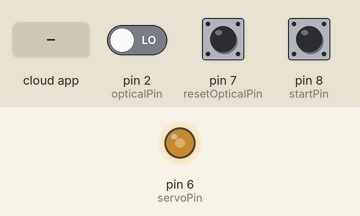
Simulated run of this sketch. Board: Arduino Uno, built with avr-gcc and run on an emulated ATmega328P. Shown: output pins drawn as LEDs (lit = HIGH). Dashed ring = blinking. The test bench sets the inputs (shaded band); at power-on: pin 8 (startPin) LOW, pin 2 (opticalPin) LOW, pin 7 (resetOpticalPin) LOW. The ROS host is connected and sends only what is stated.

Above: at 1.2 s.
1.3 s: pin 8 (startPin) pulled HIGH for 1 s
At 1.61 s:
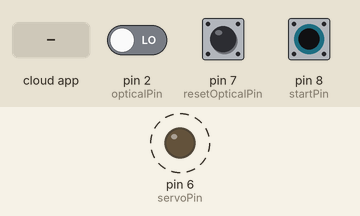
3.8 s: pin 8 (startPin) pulled HIGH for 0.15 s
At 4.4 s:
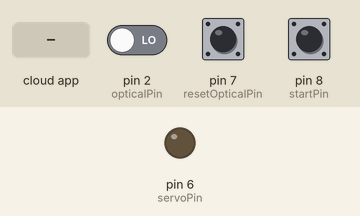
5.5 s: the phone or cloud app sets set_length to -100
At 6.4 s:
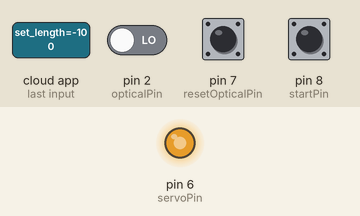
7.0 s: pin 8 (startPin) pulled HIGH for 3.2 s
At 10.5 s:
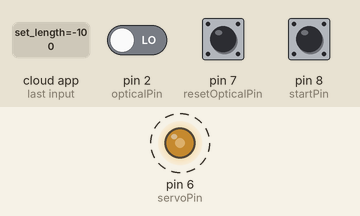
Timing chart, 0 to 12.0 s (numbered marks = the images above; inputs shaded):
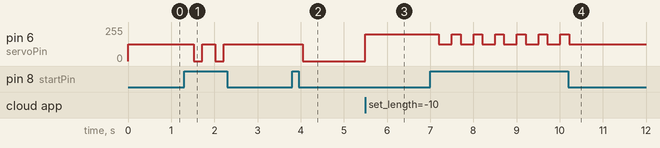

The sketch:

reel_control_scketch__1.ino
```cpp
// Define Libraries
#include <ros.h>
#include <std_msgs/Bool.h>
#include <std_msgs/UInt16.h>
#include <std_msgs/Float32.h>

// Define Variables
int startPin = 8;     // start button (reel system) connected to digital pin 8
int opticalPin = 2;     // optical sensor connected to digital pin 2
int resetOpticalPin = 7;     // reset button (count turn) connected to digital pin 7
int servoPin = 6;        // servo motor connected to digital pin 6
int start = 0;
int count = 0;
bool detect_high = false;
bool detect_low = false;
float diameter = 0.115;
float delta_L = 0.0;
float total_pulses = 1150.0;
float L_min = 1.0; // minimum length allowed
float L_max = 10.0; // maximum length allowed
float initial_L = 1.1; //initial length
float current_L = 1.1; //initial length
float ref_L = 0; // reference length to control
float PWM = 0;
bool controling = false;

std_msgs::Float32 length_msg;
std_msgs::Bool able_to_work_msg;
std_msgs::UInt16 count_steps_turn_motor_msg;

void lengthSubCallback(const std_msgs::Float32& length_ref_msg) {
    ref_L = length_ref_msg.data;
    count = 0;
    controling  = true;
    //initial_L = current_L;
}

int statusTether(){
  if (current_L >= L_min && current_L <= L_max)
    return 0;
  else if ( current_L < L_min)
    return 1;
  else if (current_L > L_max)
    return -1;
}

void moveReel(float ref_L_){
  // put your main code here, to run repeatedly:
    float diff_L = ref_L_ - current_L;
    float tolerance_error = 0.05;
    int sign;

    if (diff_L < tolerance_error && diff_L > -tolerance_error && controling){
      PWM = 0;
      controling == false;
      initial_L = current_L;
      sign = 0;
    }
    else if (diff_L > 0 && controling){ // increase length
      PWM = 100;
      sign = 1.0;
    }
    else if (diff_L < 0 && controling){ // reduce lentgh
      PWM = 200;
      sign = -1.0;
    }

    analogWrite(servoPin, PWM);

    //int val = digitalRead(opticalPin);     // read the input pin

    //if (val == HIGH)
    //  detect_high = true;

    //if (val == LOW)
    //  detect_low = true;

    //if (detect_high && detect_low ){
    //  count++;
    //  count_steps_turn_motor_msg.data = count;
    //  detect_high = false;
    //  detect_low = false;
    //}

    delta_L = (count/total_pulses)* sign * PI * diameter;
    current_L = initial_L + delta_L;
}

void cleanCounter()
{
  int but = digitalRead(resetOpticalPin);     // read the input pin

  if (but == HIGH) {
    count = 0;
    count_steps_turn_motor_msg.data = 0;
    detect_high = false;
    detect_low = false;
  }
}

void countPulse(){
  count++;
  count_steps_turn_motor_msg.data = count;
}

ros::NodeHandle  nh;
ros::Subscriber<std_msgs::Float32> sub("set_length", &lengthSubCallback );

ros::Publisher pub_length("length_status", &length_msg);
ros::Publisher pub_able_to_work("able_to_work", &able_to_work_msg);
ros::Publisher pub_count_steps_turn_motor("count_steps_turn_motor", &count_steps_turn_motor_msg);

void setup() {
    // Put your setup code here, to run once:
    //Serial.begin(115200);
    pinMode(startPin, INPUT);        // sets the digital pin 8 as input
    pinMode(opticalPin, INPUT);        // sets the digital pin 2 as input
    pinMode(resetOpticalPin, INPUT);        // sets the digital pin 7 as input
    pinMode(servoPin, OUTPUT);    // sets the digital pin 6 as output

    attachInterrupt(digitalPinToInterrupt(opticalPin), countPulse, RISING);

    // ROS Config
    nh.initNode();
    nh.advertise(pub_length);
    nh.advertise(pub_able_to_work);
    nh.advertise(pub_count_steps_turn_motor);
    nh.subscribe(sub);
}

void loop() {
  int start_ = digitalRead(startPin);     // read the input pin

  if (start_ == HIGH && start == 0){
    start = 1;
    delay(200);
  }
  else if (start_ == HIGH && start == 1){
    start = 0;
    delay(200);
  }
  if (start == 1){ // Reel working after security check
      moveReel(ref_L);
      able_to_work_msg.data = true;
  }
  else if (start == 0){ // Waiting to check the system and push START button to begin workin
      analogWrite(servoPin, 127);
      delay(100);
      able_to_work_msg.data = false;
      start = 0;
  }

  cleanCounter();

  length_msg.data = current_L;
  pub_length.publish(&length_msg);
  pub_able_to_work.publish(&able_to_work_msg);
  pub_count_steps_turn_motor.publish(&count_steps_turn_motor_msg);
  nh.spinOnce();
}
```

Measured:
- after the input at 1.3 s, pin 6 (servoPin): alternates 127/255 for 0.30 s and 0/255 for 0.20 s, 4 changes in all, then stays 127/255, starting after 0.22 s
- after the input at 3.8 s, pin 6 (servoPin): 127/255 → 0/255 after 0.24 s
- after the input at 5.5 s, pin 6 (servoPin): 0/255 → 200/255 at once
- after the input at 7.0 s, pin 6 (servoPin): alternates 200/255 for 0.20 s and 127/255 for 0.30 s, 13 changes in all, then stays 127/255, starting after 0.20 s
